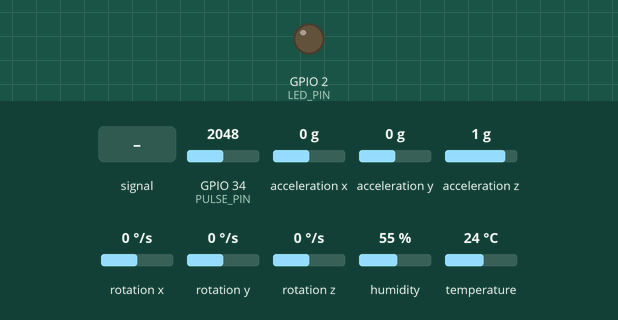
Bench run of a sketch on a simulated ESP32. Shown: output pins drawn as LEDs (lit = HIGH). Inputs (shaded band) come from the test bench; at power-on: temperature 24 °C, GPIO 34 (PULSE_PIN) = 2048, acceleration x 0 g, acceleration y 0 g, acceleration z 1 g, rotation x 0 °/s, rotation y 0 °/s, rotation z 0 °/s, humidity 55 %. What the sketch prints to the serial monitor is not drawn.

Above: at 2.8 s.
2.9 s: GPIO 34 (PULSE_PIN) fed a 200 Hz sine of ±1842 counts around its level
At 8.7 s:
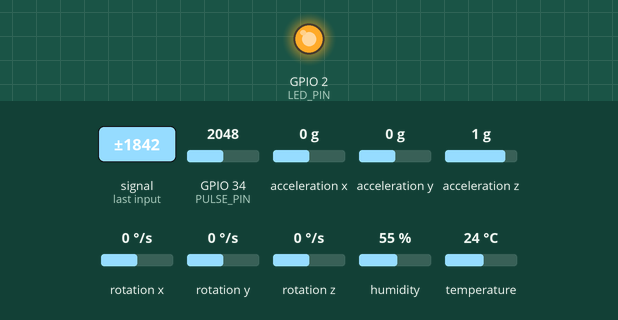
8.9 s: temperature set to 37.3 °C
11.7 s: temperature set to 38.6 °C
At 13.5 s:
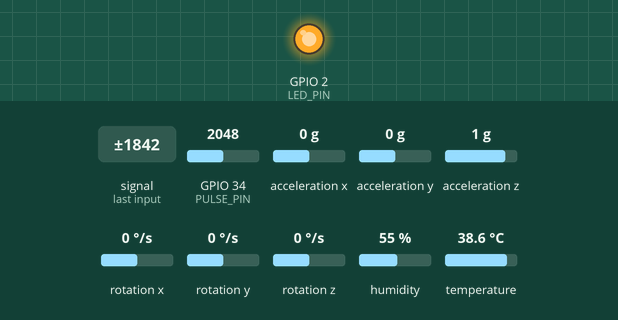
15.8 s: temperature set to 12 °C
At 17.6 s:
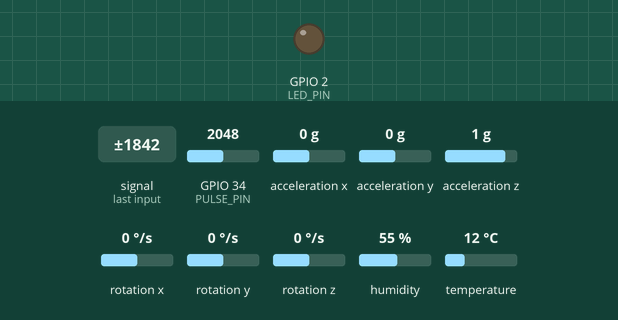
21.8 s: temperature set to 41 °C
At 22.6 s:
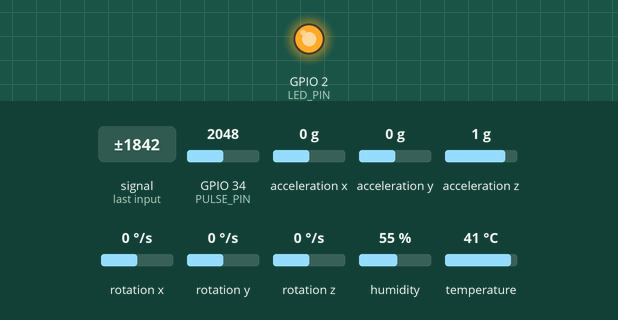
Timing chart, 0 to 24.8 s (numbered marks = the images above; inputs shaded):
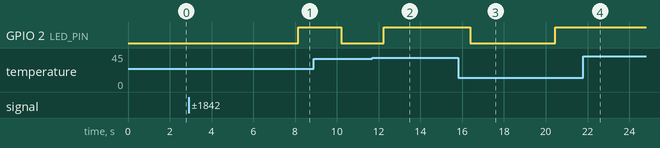

Measured:
- after the input at 2.9 s, GPIO 2 (LED_PIN): LOW → HIGH after 5.2 s
- after the input at 11.7 s, GPIO 2 (LED_PIN): LOW → HIGH after 0.54 s
- after the input at 15.8 s, GPIO 2 (LED_PIN): HIGH → LOW after 0.58 s, → HIGH 4.1 s later
- after the input at 21.8 s, GPIO 2 (LED_PIN): stays HIGH (without the input it goes to LOW after 2.8 s)

The sketch:

main.ino
```cpp
#include <DHT.h>
#include <Wire.h>
#include <MPU6050.h>

#define DHTPIN 4
#define DHTTYPE DHT22
#define PULSE_PIN 34
#define LED_PIN 2

DHT dht(DHTPIN, DHTTYPE);
MPU6050 mpu;

void setup() {
  Serial.begin(9600);
  dht.begin();
  Wire.begin();

  pinMode(LED_PIN, OUTPUT);

  mpu.initialize();
  Serial.println("Health Monitoring System Started");
}

void loop() {
  // -------- Temperature --------
  float temp = dht.readTemperature();

  // -------- Heart Rate (Simulated) --------
  int pulseValue = analogRead(PULSE_PIN);
  int heartRate = map(pulseValue, 0, 4095, 50, 130);

  // -------- Fall Detection --------
  int16_t ax, ay, az;
  mpu.getAcceleration(&ax, &ay, &az);

  float accel = sqrt(ax*ax + ay*ay + az*az) / 16384.0;

  Serial.print("Temp: ");
  Serial.print(temp);
  Serial.print(" °C | Heart Rate: ");
  Serial.print(heartRate);
  Serial.print(" BPM | Accel: ");
  Serial.println(accel);

  bool alert = false;

  if (temp > 38) {
    Serial.println("⚠ High Temperature Alert");
    alert = true;
  }

  if (heartRate > 110) {
    Serial.println("⚠ High Heart Rate Alert");
    alert = true;
  }

  if (accel > 2.5) {
    Serial.println("⚠ Fall Detected");
    alert = true;
  }

  digitalWrite(LED_PIN, alert ? HIGH : LOW);

  if (alert) {
    Serial.println("🚨 Emergency Alert Sent");
  }

  Serial.println("------------------------");
  delay(2000);
}
```
